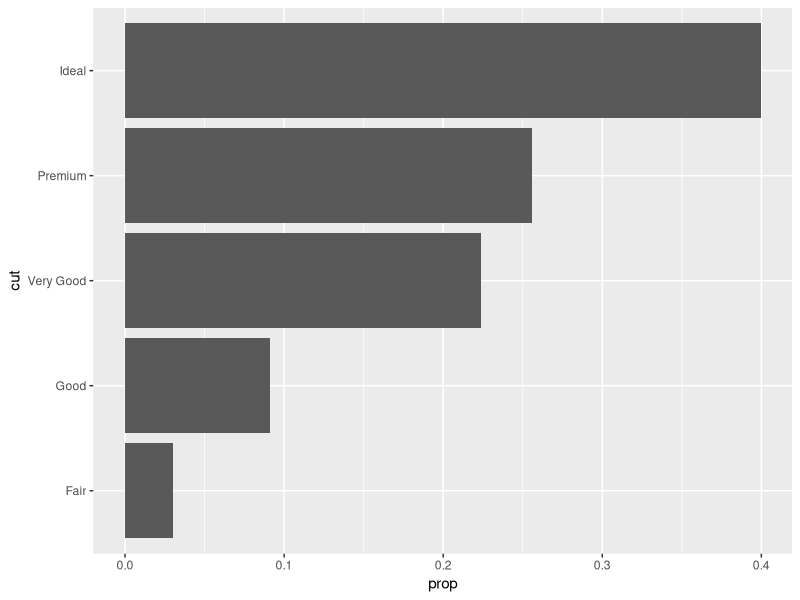
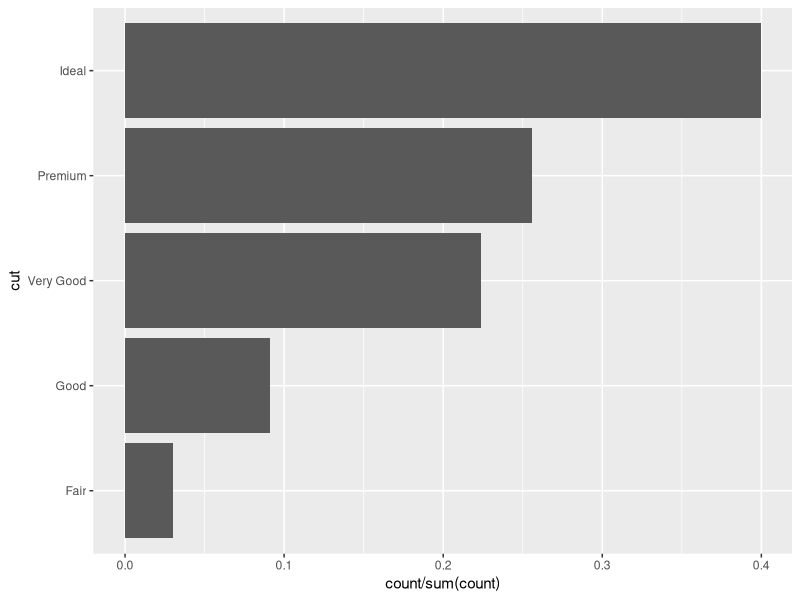
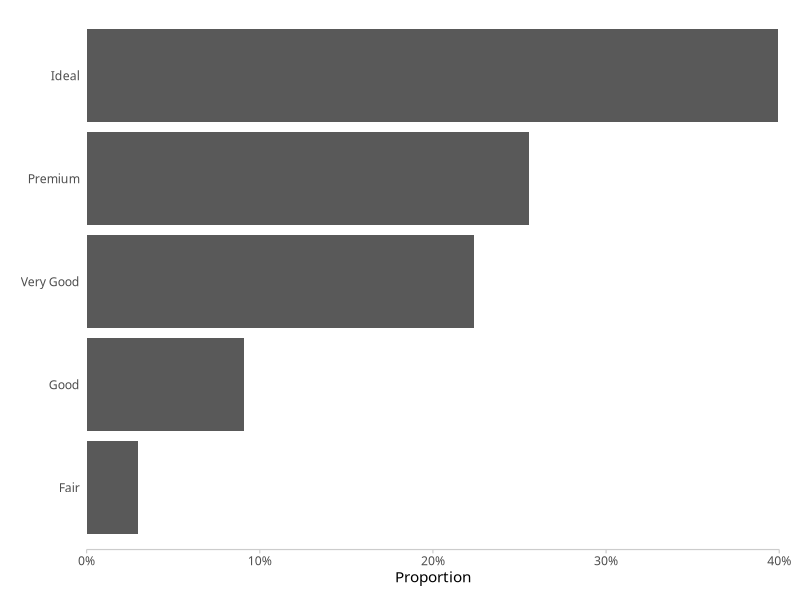
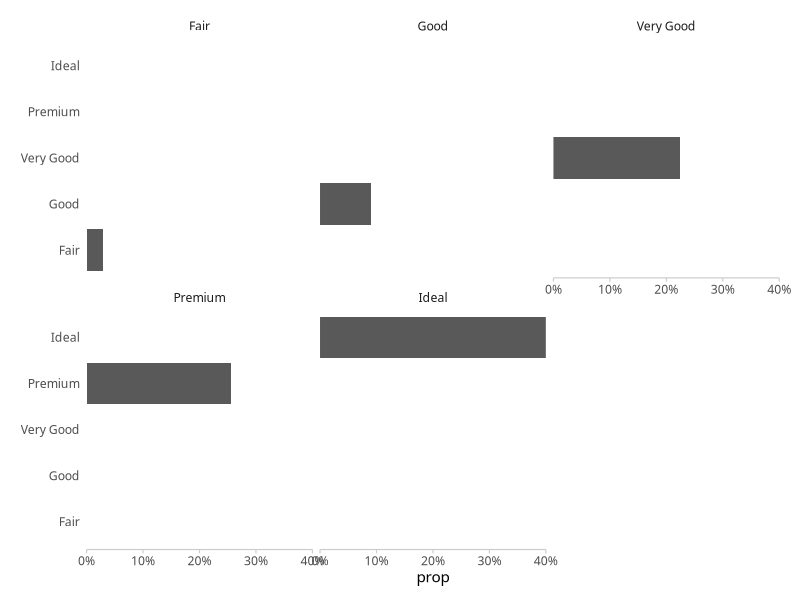
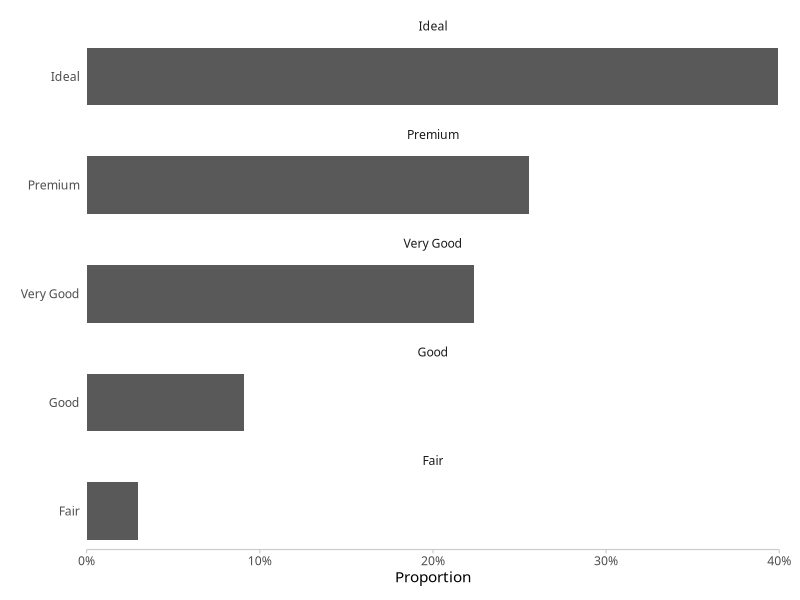
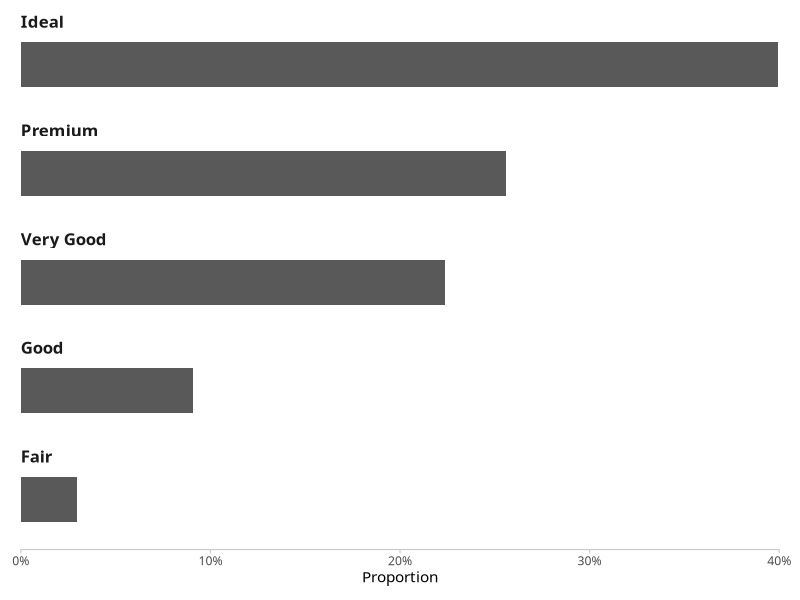
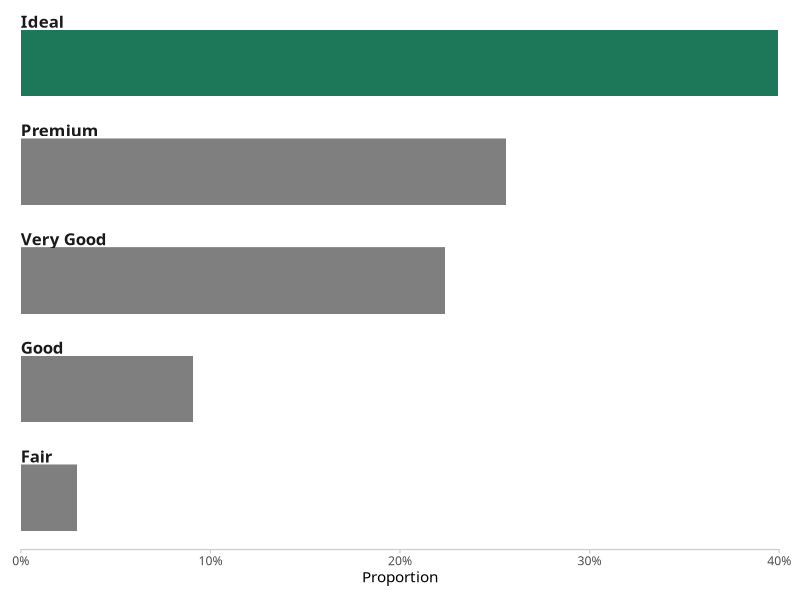
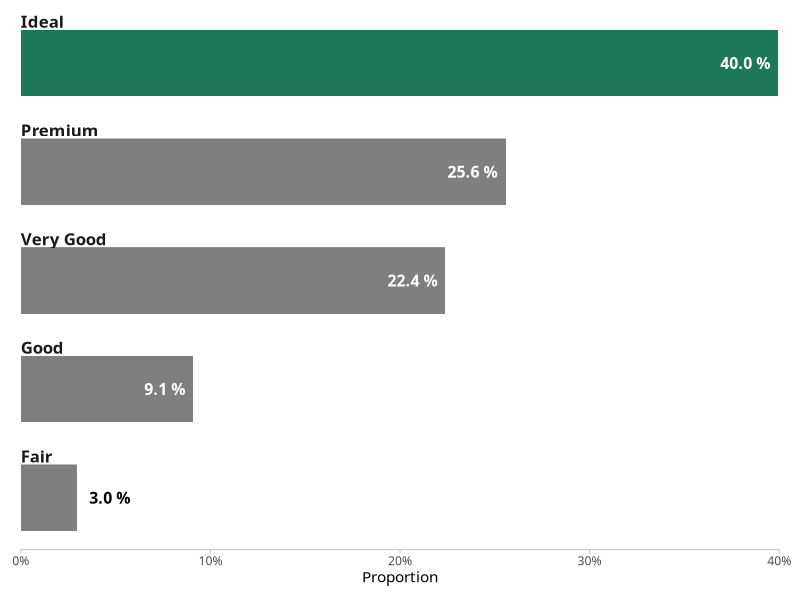

These figures' R source, in order:
## ---- chunk 1
knitr::opts_chunk$set(echo = TRUE, message = FALSE, warning = FALSE, dev = "ragg_png", res = 300)
library(systemfonts)
## ---- chunk 2
library(dplyr)
library(ggplot2)

diamonds |> 
  summarize(prop = n() / nrow(diamonds), .by = cut) |> 
  mutate(cut = forcats::fct_reorder(cut, prop))
## ---- chunk 3
diamonds |> 
  summarize(prop = n() / nrow(diamonds), .by = cut) |> 
  mutate(cut = forcats::fct_reorder(cut, prop)) |> 
  ggplot(aes(prop, cut)) +
  geom_col()
## ---- chunk 4
ggplot(diamonds, aes(y = cut, x = after_stat(count / sum(count)))) +
  geom_bar()
## ---- chunk 5
theme_set(theme_minimal(base_family = "Spline Sans"))
theme_update(
  panel.grid.minor = element_blank(),
  panel.grid.major = element_blank(),
  axis.line.x = element_line(color = "grey80", linewidth = .4),
  axis.ticks.x = element_line(color = "grey80", linewidth = .4),
  axis.title.y = element_blank(),
  plot.margin = margin(10, 15, 10, 15)
)

diamonds |> 
  summarize(prop = n() / nrow(diamonds), .by = cut) |> 
  mutate(cut = forcats::fct_reorder(cut, prop)) |> 
  ggplot(aes(prop, cut)) +
  geom_col() +
  scale_x_continuous(
    expand = c(0, 0), limits = c(0, .4),
    labels = scales::label_percent(),
    name = "Proportion"
  ) 
## ---- chunk 6
diamonds |> 
  summarize(prop = n() / nrow(diamonds), .by = cut) |> 
  mutate(cut = forcats::fct_reorder(cut, prop)) |> 
  ggplot(aes(prop, cut)) +
  geom_col() +
  facet_wrap(~ cut) +
  scale_x_continuous(
    expand = c(0, 0), limits = c(0, .4),
    labels = scales::label_percent(),
  )
## ---- chunk 7
diamonds |> 
  summarize(prop = n() / nrow(diamonds), .by = cut) |> 
  mutate(cut = forcats::fct_reorder(cut, -prop)) |> 
  ggplot(aes(prop, cut)) +
  geom_col() +
  facet_wrap(~ cut, ncol = 1, scales = "free_y") +
  scale_x_continuous(
    expand = c(0, 0), limits = c(0, .4),
    labels = scales::label_percent(),
    name = "Proportion"
  )
## ---- chunk 8
diamonds |> 
  summarize(prop = n() / nrow(diamonds), .by = cut) |> 
  mutate(cut = forcats::fct_reorder(cut, -prop)) |> 
  ggplot(aes(prop, cut)) +
  geom_col() +
  facet_wrap(~ cut, ncol = 1, scales = "free_y") +
  scale_x_continuous(
    expand = c(0, 0), limits = c(0, .4),
    labels = scales::label_percent(),
    name = "Proportion"
  ) +
  scale_y_discrete(
    guide = "none", expand = expansion(add = c(1, .7))
  ) +
  theme(strip.text = element_text(
    hjust = 0, size = rel(1.1), 
    face = "bold", margin = margin(rep(0, 4))
  ))
## ---- chunk 9
p <- 
  diamonds |> 
  summarize(prop = n() / nrow(diamonds), .by = cut) |> 
  mutate(cut = forcats::fct_reorder(cut, -prop)) |> 
  ggplot(aes(prop, cut)) +
  geom_col(aes(fill = as.numeric(cut) == 1)) +
  facet_wrap(~ cut, ncol = 1, scales = "free_y") +
  scale_x_continuous(
    expand = c(0, 0), limits = c(0, .4),
    labels = scales::label_percent(),
    name = "Proportion"
  ) +
  scale_y_discrete(guide = "none", expand = expansion(add = c(.7, .45))) +
  scale_fill_manual(values = c("grey50", "#1D785A"), guide = "none") +
  theme(strip.text = element_text(
    hjust = 0, size = rel(1.1), 
    face = "bold", margin = margin(rep(0, 4))
  ))

p
## ---- chunk 10
p +
  geom_text(
    aes(label = paste("  ", sprintf("%2.1f", prop * 100), "%  "), 
        color = prop > .05, hjust = prop > .05),
    size = 4, fontface = "bold", family = "Spline Sans"
  ) +
  scale_color_manual(values = c("black", "white"), guide = "none")
## ---- chunk 11
p +
  geom_text(
    aes(label = paste("  ", sprintf("%2.1f", prop * 100), "%  "), 
        color = prop > .05, hjust = prop > .05),
    size = 4, fontface = "bold", family = "Spline Sans"
  ) +
  scale_x_continuous(guide = "none", name = NULL, expand = c(0, 0)) +
  scale_color_manual(values = c("black", "white"), guide = "none")
## ---- chunk 12
diamonds |> 
  summarize(prop = n() / nrow(diamonds), .by = cut) |> 
  mutate(cut = forcats::fct_reorder(cut, prop)) |> 
  ggplot(aes(prop, cut)) +
  geom_col(width = .5) +
  geom_text(
    aes(label = cut, x = 0),
    family = "Spline Sans", fontface = "bold",
    hjust = 0, vjust = -2, size = 4
  ) +
  scale_x_continuous(
    expand = c(0, 0), limits = c(0, .4),
    labels = scales::label_percent(),
    name = "Proportion"
  ) +
  scale_y_discrete(guide = "none")
## ---- chunk 13
diamonds |> 
  summarize(prop = n() / nrow(diamonds), .by = cut) |> 
  mutate(cut = forcats::fct_reorder(cut, prop)) |> 
  ggplot(aes(prop, cut)) +
  geom_col(width = .5) +
  geom_text(
    aes(label = cut, x = 0),
    family = "Spline Sans", fontface = "bold",
    hjust = 0, nudge_y = .5, size = 6.5
  ) +
  scale_x_continuous(
    expand = c(0, 0), limits = c(0, .4),
    labels = scales::label_percent(),
    name = "Proportion"
  ) +
  scale_y_discrete(guide = "none")
## ---- chunk 14
sessionInfo()
